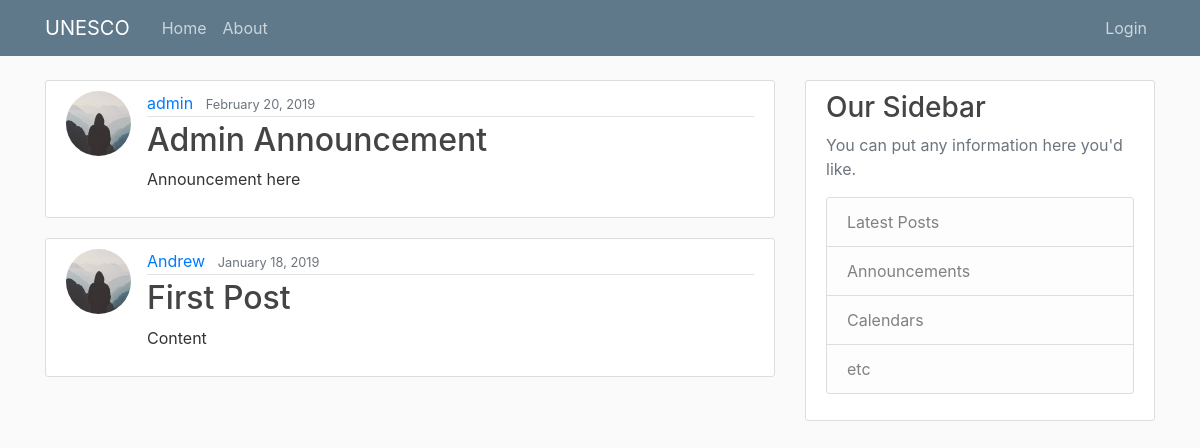
The app's page /, older data.
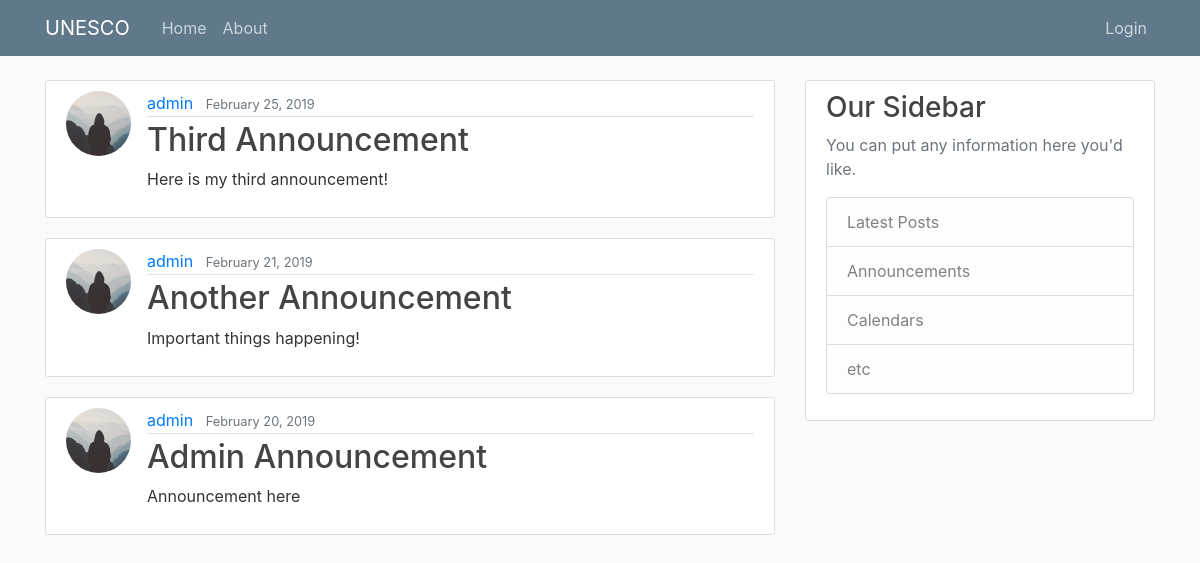
The same page, newer data.
### blog/models.py (models this page shows, shortened)
class Post(models.Model):
    title = models.CharField(max_length=100)
    content = models.TextField()
    date_posted = models.DateTimeField(default=timezone.now)
    author = models.ForeignKey(User, on_delete=models.CASCADE)

### users/models.py (models this page shows, shortened)
class User(AbstractUser):
    role = models.CharField(max_length=150, default='Researcher', blank=True, null=True)
    institution = models.ForeignKey('institutions.Institution', on_delete=models.PROTECT)

class Profile(models.Model):
    user = models.OneToOneField(User, on_delete=models.CASCADE)
    image = models.ImageField(default='default.jpg', upload_to='profile_pics')

### blog/views.py (the view)
# urls.py: path('', PostListView.as_view(), name='blog-home'),
class PostListView(ListView):
    model = Post
    template_name = 'blog/home.html' # <app>/<model>_<viewtype>.html
    context_object_name = 'posts'
    ordering = ['-date_posted']
    paginate_by = 5

### blog/templates/blog/home.html (shortened to what this page needs)
{% extends "blog/base.html" %}
{% block content %}
    {% for post in posts %}
        <article class="media content-section">
            <img class="rounded-circle article-img" src="{{ post.author.profile.image.url }}">
          <div class="media-body">
            <div class="article-metadata">
                <a class="mr-2" href="{% url 'user-posts' post.author.username %}">{{ post.author }}</a>
              <small class="text-muted">{{ post.date_posted|date:"F j, Y" }}</small>
            </div>
            <h2><a class="article-title" href="{% url 'post-detail' post.id %}">{{ post.title }}</a></h2>
            <p class="article-content">{{ post.content }}</p>
          </div>
        </article>
    {% endfor %}
{% endblock content %}

Row changes from the older to the newer data that the page shows:
removed Post: author.profile.image (placeholder picture), author "Andrew", date_posted "January 18, 2019", title "First Post", content "Content"
added Post: author.profile.image (placeholder picture), author "admin", date_posted "February 25, 2019", title "Third Announcement", content "Here is my third announcement!"
added Post: author.profile.image (placeholder picture), author "admin", date_posted "February 21, 2019", title "Another Announcement", content "Important things happening!"
